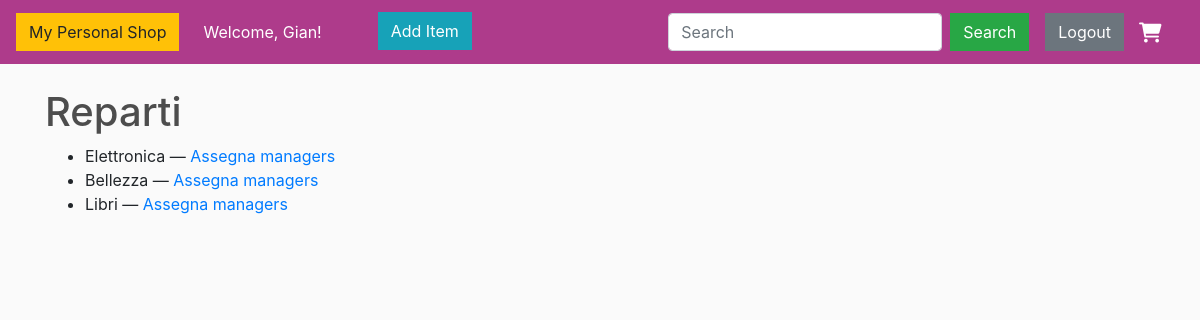
The page /uffici/reparti/ (signed in) on the database its author committed.
### Uffici/models.py (models this page shows)
class Reparto(models.Model):
    ELETTRONICA = 'elettronica'
    BELLEZZA    = 'bellezza'
    LIBRI       = 'libri'
    REPARTI_CHOICES = [
        (ELETTRONICA, 'Elettronica'),
        (BELLEZZA,    'Bellezza'),
        (LIBRI,       'Libri'),
    ]
    nome = models.CharField(
        max_length=20,
        choices=REPARTI_CHOICES,
        unique=True,
        verbose_name='Reparto'
    )
    managers = models.ManyToManyField(
        User,
        blank=True,
        verbose_name='Office Managers assegnati',
        limit_choices_to={'groups__name': 'Office Managers'},
        related_name='reparti_ufficio'
    )
    class Meta:
        verbose_name = 'Reparto'
        verbose_name_plural = 'Reparti'
    def __str__(self):
        return dict(self.REPARTI_CHOICES)[self.nome]

### Uffici/views.py (the view)
# urls.py: path('reparti/',         reparti_list, name='reparti_list'),
@user_passes_test(is_office_chief)
def reparti_list(request):
    reparti = Reparto.objects.all()
    return render(request, 'uffici/reparti_list.html', {'reparti': reparti})

### Uffici/views.py (called while the page is built)
def is_office_chief(user):
    return user.is_superuser or user.groups.filter(name='Office Chiefs').exists()

### Uffici/templates/uffici/reparti_list.html
{% extends "store/main.html" %}
{% block content %}
<h1>Reparti</h1>
<ul>
  {% for rep in reparti %}
    <li>
      {{ rep }} —
      <a href="{% url 'reparto_edit' rep.pk %}">Assegna managers</a>
    </li>
  {% endfor %}
</ul>
{% endblock %}

### Ecommerce/templates/store/main.html (shortened to what this page needs)
<!DOCTYPE html>
{% load static %}
<html>
<head>
    <link rel="stylesheet" href="https://stackpath.bootstrapcdn.com/bootstrap/4.4.1/css/bootstrap.min.css">
    <link rel="stylesheet" type="text/css" href="{% static 'css/main.css' %}">
    <link rel="stylesheet" href="https://cdnjs.cloudflare.com/ajax/libs/font-awesome/6.0.0-beta3/css/all.min.css">
</head>
<body>
<nav class="navbar navbar-expand-lg navbar-dark bg-dark">
    <a class="navbar-brand" href="{% url 'store' %}">
        <button class="btn btn-warning"> My Personal Shop </button>
    </a>
    <div class="collapse navbar-collapse" id="navbarSupportedContent">
        <ul class="navbar-nav mr-auto">
            <li class="nav-item active">
                {% if user.is_authenticated %}
                    <a class="nav-link">Welcome, {{ user }}!</a>
                {% else %}
                    <a class="nav-link">You are not logged in.</a>
                {% endif %}
            </li>
            <li class="nav-item active">
                <a href="{% url 'add_product' %}" id="add_item">
                    <button class="btn btn-info ml-5">Add Item</button>
                </a>
            </li>
        </ul>
        <form class="form-inline my-2 my-lg-0" method="GET" action="{% url 'product_search' %}">
            <input class="form-control mr-sm-2" type="search" placeholder="Search" aria-label="Search" name="q">
            <button class="btn btn-success my-2 my-sm-0" type="submit">Search</button>
        </form>
        <div class="form-inline my-2 my-lg-0">
            <a href="{% url 'logout' %}" class="btn btn-secondary ml-3" id="logout">Logout</a>
            <a href="{% url 'cart' %}">
                <i class="fa-solid fa-cart-shopping fa-lg"></i>
            </a>
        </div>
    </div>
</nav>
<div class="container">
    <br>
    {% block content %}
    {% endblock content %}
</div>
</body>
</html>

### static/css/main.css (style rules this page uses)
body { background-color: hsl(0, 0%, 98%); }
h1,h2,h3,h4,h5,h6 { color:hsl(0, 0%, 30%); }
.bg-dark { background-color: #ae3b8b!important; }
.fa-cart-shopping { color: white; width:25px; display: inline-block; margin-left: 15px; }
.btn { border-radius: 0; }
.nav-item { justify-content: space-between; }

### rows shown on the page
Reparto: nome "Elettronica"
Reparto: nome "Bellezza"
Reparto: nome "Libri"

### other values the page prints
{{ user }} "Gian"
